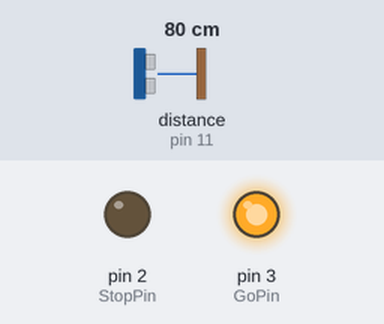
Simulated run of this sketch. Board: Arduino Uno, built with avr-gcc and run on an emulated ATmega328P. Parts: output pins drawn as LEDs (lit = HIGH). Inputs (shaded band) come from the test bench; at power-on: distance to the obstacle (sensor on pin 11) 80 cm. The echo pulse lasts 58.3 µs per cm.

Above: at 1.2 s.
1.3 s: distance to the obstacle (sensor on pin 11) set to 11 cm
2.8 s: distance to the obstacle (sensor on pin 11) set to 8 cm
At 4.0 s:
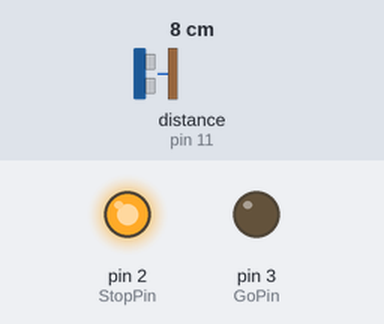
4.3 s: distance to the obstacle (sensor on pin 11) set to 4 cm
5.8 s: distance to the obstacle (sensor on pin 11) set to 2 cm
At 6.2 s:
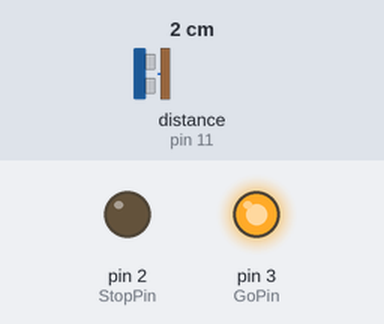
7.3 s: distance to the obstacle (sensor on pin 11) set to 9 cm
At 7.6 s:
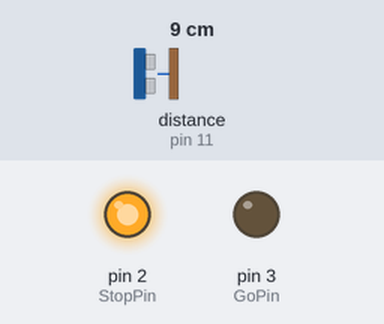
Timing chart, 0 to 9.8 s (numbered marks = the images above; inputs shaded):
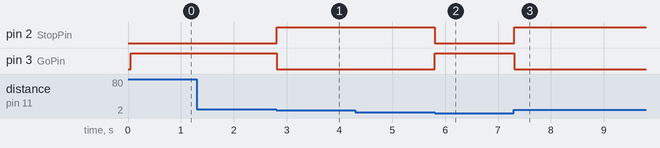

The sketch:

PingClearance.ino
```cpp
#include <NewPing.h>

#define TRIGGER_PIN  12
#define ECHO_PIN     11
#define MAX_DISTANCE 200

int distance = 0;
int distanceSum = 0;

int StopPin = 2;
int GoPin = 3;

NewPing sonar(TRIGGER_PIN, ECHO_PIN, MAX_DISTANCE);

void setup() {
  pinMode(StopPin, OUTPUT);
  pinMode(GoPin, OUTPUT);
}

void loop() {
  distanceSum = 0;
  for (int i = 0; i < 10; i++) {
    distanceSum = distanceSum + sonar.ping_cm();
  }
  distance = distanceSum/10;
  if ((distance < 10) && (distance > 2)) {
    digitalWrite(StopPin, HIGH);
    digitalWrite(GoPin, LOW);
  } else {
    digitalWrite(StopPin, LOW);
    digitalWrite(GoPin, HIGH);
  }
}
```

Measured:
- the behaviour switches between 10 and 9 cm on distance to the obstacle (sensor on pin 11) (found by bisection; images 0 and 1)
- the behaviour switches between 3 and 2 cm on distance to the obstacle (sensor on pin 11) (found by bisection; images 1 and 2)
- after the input at 1.3 s, every drawn part: stays the same
- after the input at 2.8 s, pin 2 (StopPin): LOW → HIGH at once; pin 3 (GoPin): HIGH → LOW at once
- after the input at 4.3 s, every drawn part: stays the same
- after the input at 5.8 s, pin 2 (StopPin): HIGH → LOW at once; pin 3 (GoPin): LOW → HIGH at once
- after the input at 7.3 s, pin 2 (StopPin): LOW → HIGH at once; pin 3 (GoPin): HIGH → LOW at once
